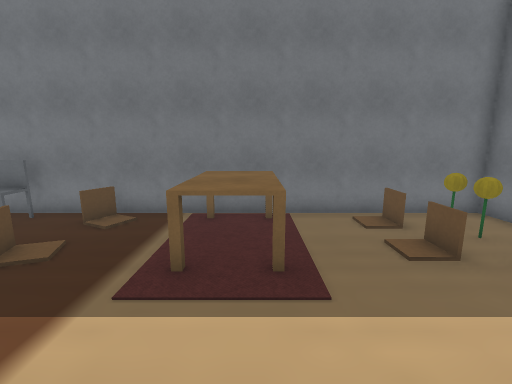
view 1 (above)

16 first-person views from a walk through a world built for the Webots simulator. The camera is 1.1 m above the floor, tilts 10° down and sees 90° across. The floor is counted in squares, 0.5 m on a side. Each view is taken from the middle of a square. On the plan, view 1 faces up. The plan holds only what a view shows up to about 16 squares ahead; the rest is blank. Webots' stock objects and surfaces are drawn as simple stand-ins. Door leaves are left out.

view 2
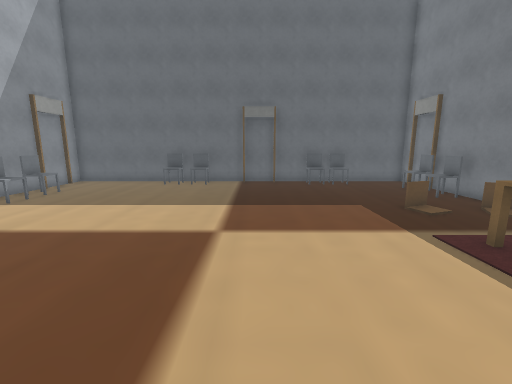

view 3
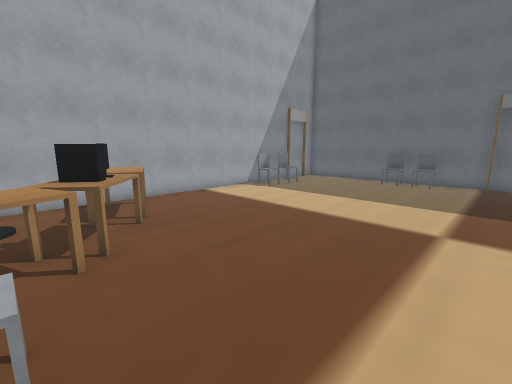

view 4
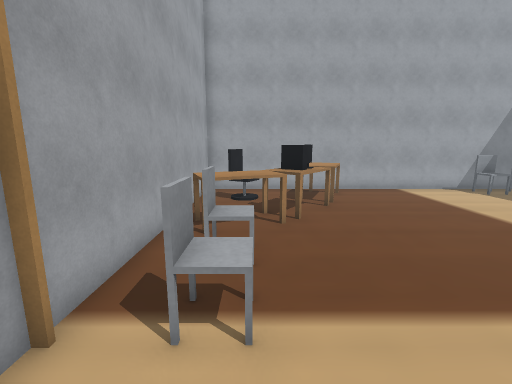

view 5
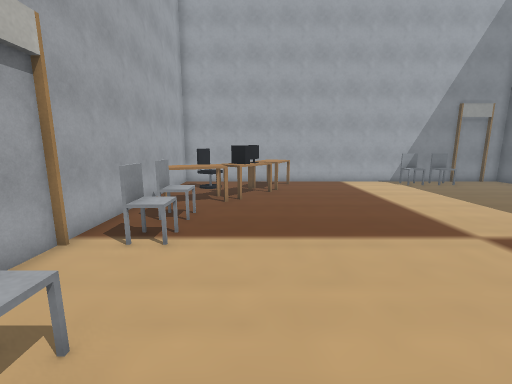

view 6
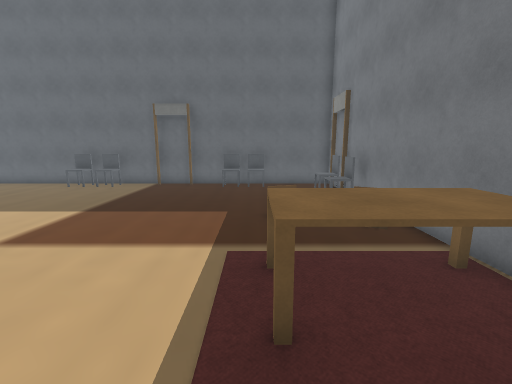

view 7
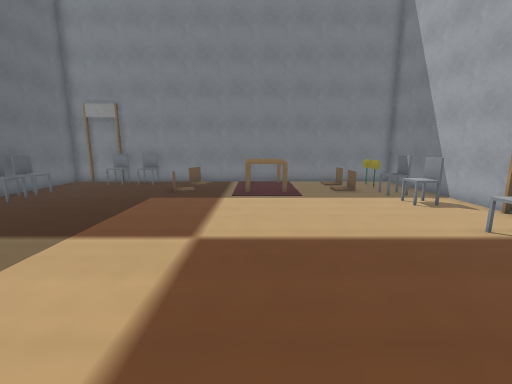

view 8
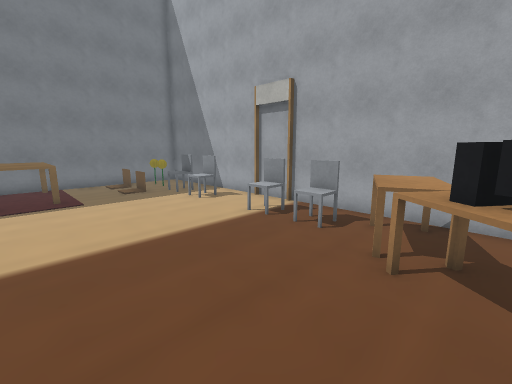

view 9
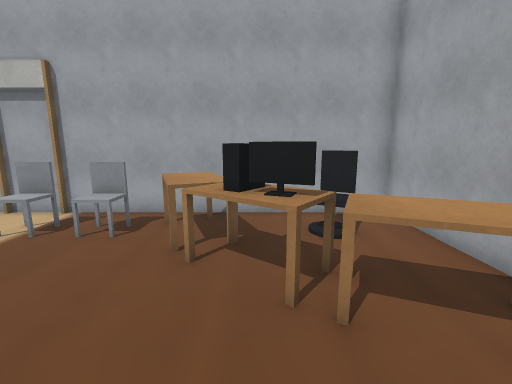

view 10
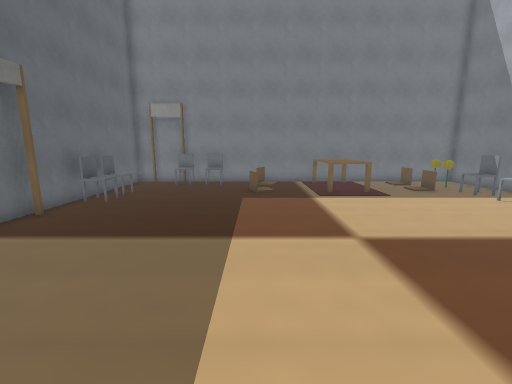

view 11
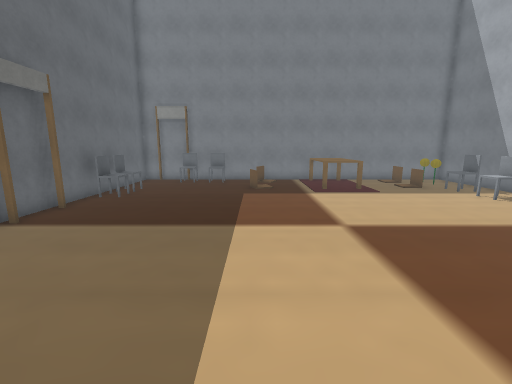

view 12
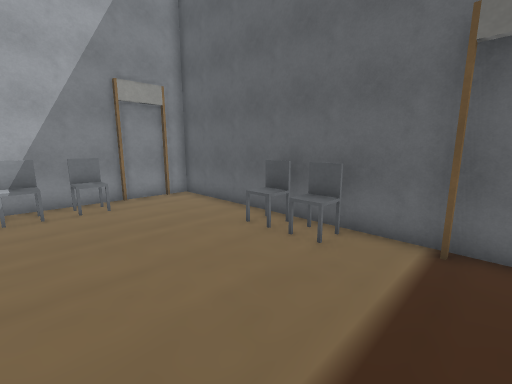

view 13
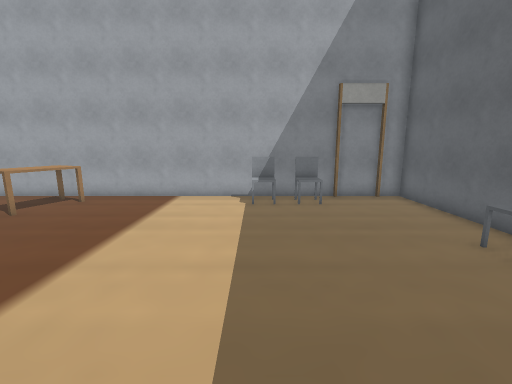

view 14
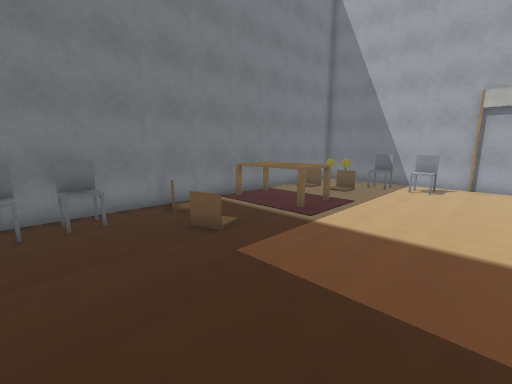

view 15
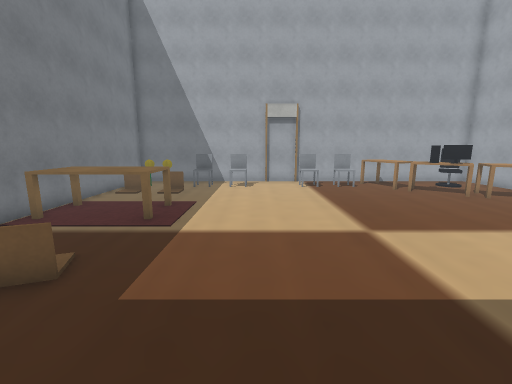

view 16
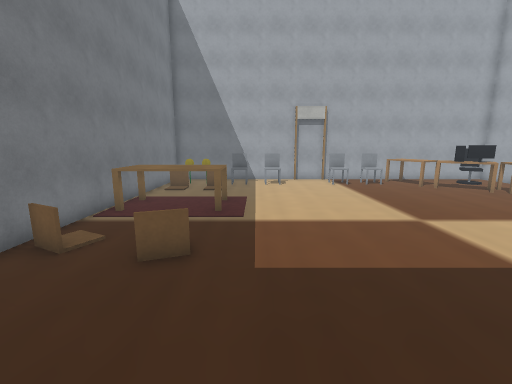

### Floor plan
Points are (right, up) in squares from view 1. A wall is a line through its corners. A room is listed if a view was taken in it or the views show most of it. See-through windows are left out.
Room 1 (views 1, 2, 3, 4, 5, 6, 7, 8, 9, 10, 11, 12, 13, 14, 15, 16)
walls: (-9.6, 8.4) (-12.5, 8.4) (-12.5, -12.4) (7.5, -12.4) (7.5, 8.4) (-9.5, 8.4)
ways out: open door at (-12, -0.5); open door at (-11, 8); open door at (-10.5, -12); open door at (7.5, -0.5)
objects: chair (-12, -6) to (-11, -6); chair (-12, -5) to (-11, -4); chair (-12, 2) to (-11, 3); chair (-12, 4) to (-11, 4); chair (-10, 7) to (-9, 8); chair (-8, -11); chair (-8, 7) to (-7, 8); chair (-7, -11) to (-6, -11); chair (-5, 5); chair (-5, 7) to (-5, 8); table (-1, 4) to (0, 8); desk (1, -12) to (3, -10); desk (2, -9); monitor (3, -9); computer (3, -8) to (4, -8); desk (4, -9) to (5, -8); desk (4, -7) to (7, -6); chair (4, 5); chair (4, 7); office chair (5, -11) to (6, -9); chair (5, -4) to (6, -4); chair (5, -2) to (6, -2); chair (5, 2) to (6, 2); chair (5, 4) to (6, 4); sunflowers (5, 6) to (6, 6); sunflowers (5, 7) to (6, 7)

Positions as (right, up) in squares from view 1, and headings:
1: (0, 0), facing up
2: (4, -1), facing left
3: (5, -1), facing down-left
4: (5, 1), facing down
5: (3, 4), facing down
6: (3, 4), facing left
7: (-1, -8), facing up
8: (-1, -8), facing up-right
9: (-1, -8), facing right
10: (-5, -8), facing up
11: (-5, -9), facing up
12: (-6, -1), facing down-left
13: (-6, -1), facing down
14: (-9, -1), facing up-right
15: (-9, 1), facing right
16: (-10, 3), facing right
